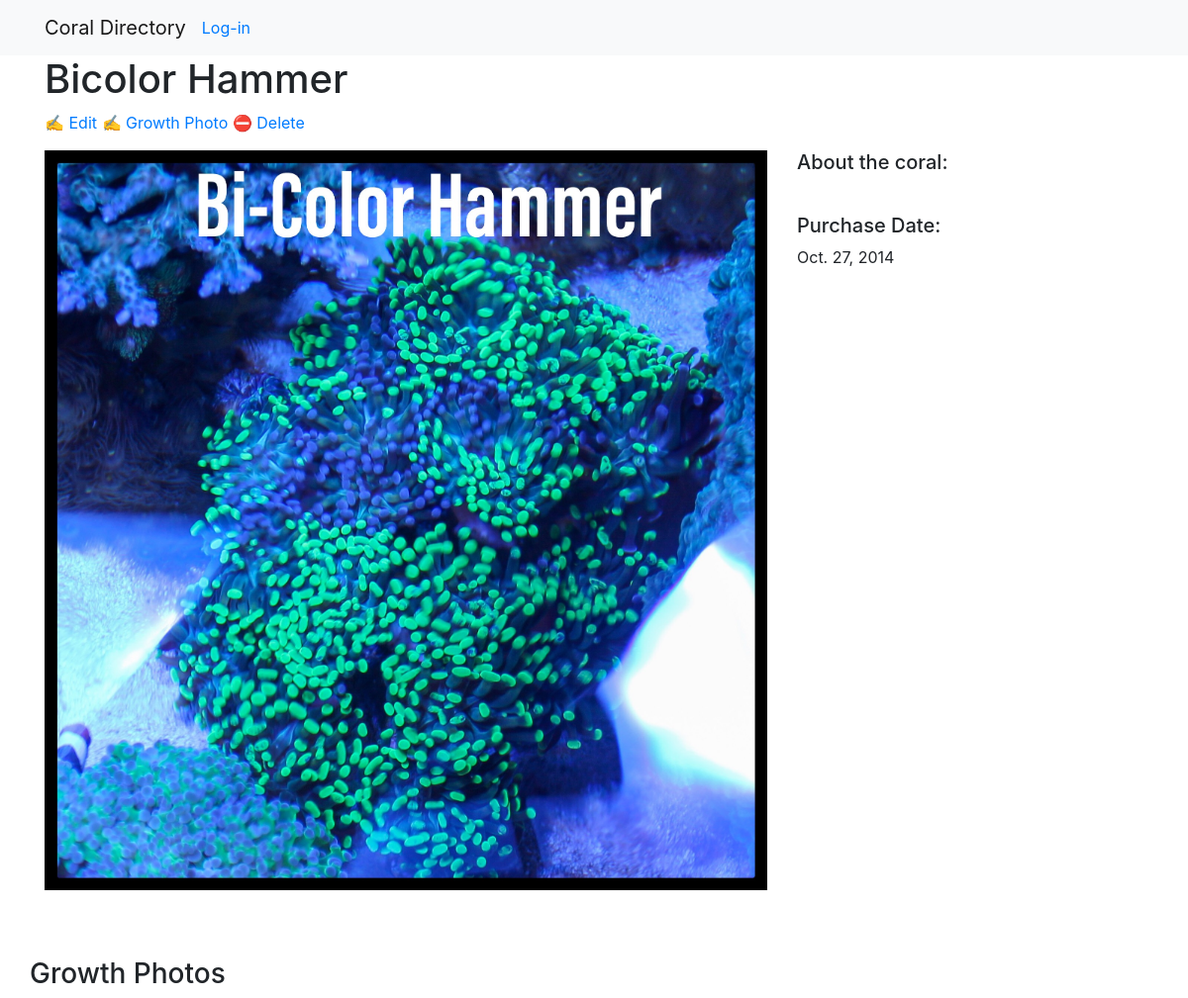
Page /96/ on the committed database.
### coral/models.py (models this page shows, shortened)
class Coral(models.Model):
    name = models.CharField(max_length=100)
    description = models.TextField(null=True, blank=True)
    status = models.CharField(max_length=20,choices=choices)
    source = models.TextField()
    purchaseDate = models.DateField()
    purchaseCost = models.DecimalField(max_digits=6, decimal_places=2)
    image = models.ImageField(upload_to='upload/',null=True, blank=True)
    date_created = models.DateTimeField(default=timezone.now)
    user = models.ForeignKey(User, on_delete=models.SET_NULL, null=True)
    species = models.CharField(max_length=100, choices=species_Choices,default='sps')

### coral/views.py (the view)
# urls.py: path("<int:pk>/", views.coral_detail, name="coral_detail"),
def coral_detail(request, pk):
    coral = Coral.objects.get(pk=pk)
    images = Photos.objects.filter(coral=coral)
    print(images)
    context = {
        'coral': coral,
        'images': images
    }
    return render(request, 'coral_detail.html', context)

### coral/templates/coral_detail.html (shortened to what this page needs)
{% extends "base.html" %}
{% load static %}
{% block page_content %}
<h1>{{ coral.name }}</h1>
<p>
    <a href="{% url 'coralUpdate' coral.pk %}">✍️ Edit</a>
    <a href="{% url 'photoUpdate' coral.pk %}">✍️ Growth Photo</a>
    <a href="{% url 'coralDelete' coral.pk %}">⛔ Delete</a>
</p>
<div class="row">
    <div class="col-md-8">
        <img src="{{coral.image.url}}" alt="" width="100%">
    </div>
    <div class="col-md-4">
        <h5>About the coral:</h5>
        <br>
        <h5>Purchase Date:</h5>
        <p>{{ coral.purchaseDate }}</p>
    </div>
</div>
<div class="row">
<h3>
    <br></br>
    <span class="label">Growth Photos</span>
</h3>
</div>
{% endblock %}

### rows in the picture
Coral: name "Bicolor Hammer", image (picture), purchaseDate "Oct. 27, 2014"
